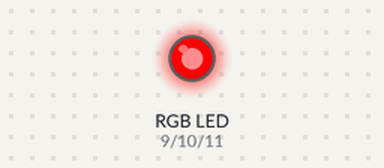
Simulated run of this sketch. Board: Arduino Uno, built with avr-gcc and run on an emulated ATmega328P. On the bench: an RGB LED mixed from three pins (HIGH = lit).

Above: at 0.1 s.
Timing chart, 0 to 1.6 s (numbered marks = the images above):
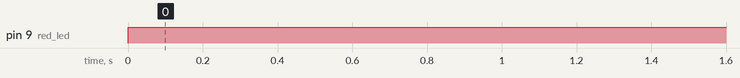

Measured:
- by itself, pin 9 (red_led): LOW → HIGH at 0.00 s

The sketch:

rgb-led.ino
```cpp
void setup()
{
pinMode(9,OUTPUT); //red led
pinMode(10,OUTPUT); //green led
pinMode(11,OUTPUT); //blue led
}
void loop()
{
analogWrite (9,255);
analogWrite (10,0);
analogWrite (11,0);
delay(1000);
//Setting 9 to 255 will make it glow red color

//analogWrite (9,255);
//analogWrite (10,255);
//analogWrite (11,255);
//delay (1000);
//Setting red,green & blue to 255 will light up as white

//analogWrite (9,255);
//analogWrite (10,0);
//analogWrite (11,255);
//delay (1000);
//Setting red & blue to 255 will make it glow purple

//analogWrite (9,255);
//analogWrite (10,0);
//analogWrite (11,255);
//delay (1000);
//Purple color
}
```
